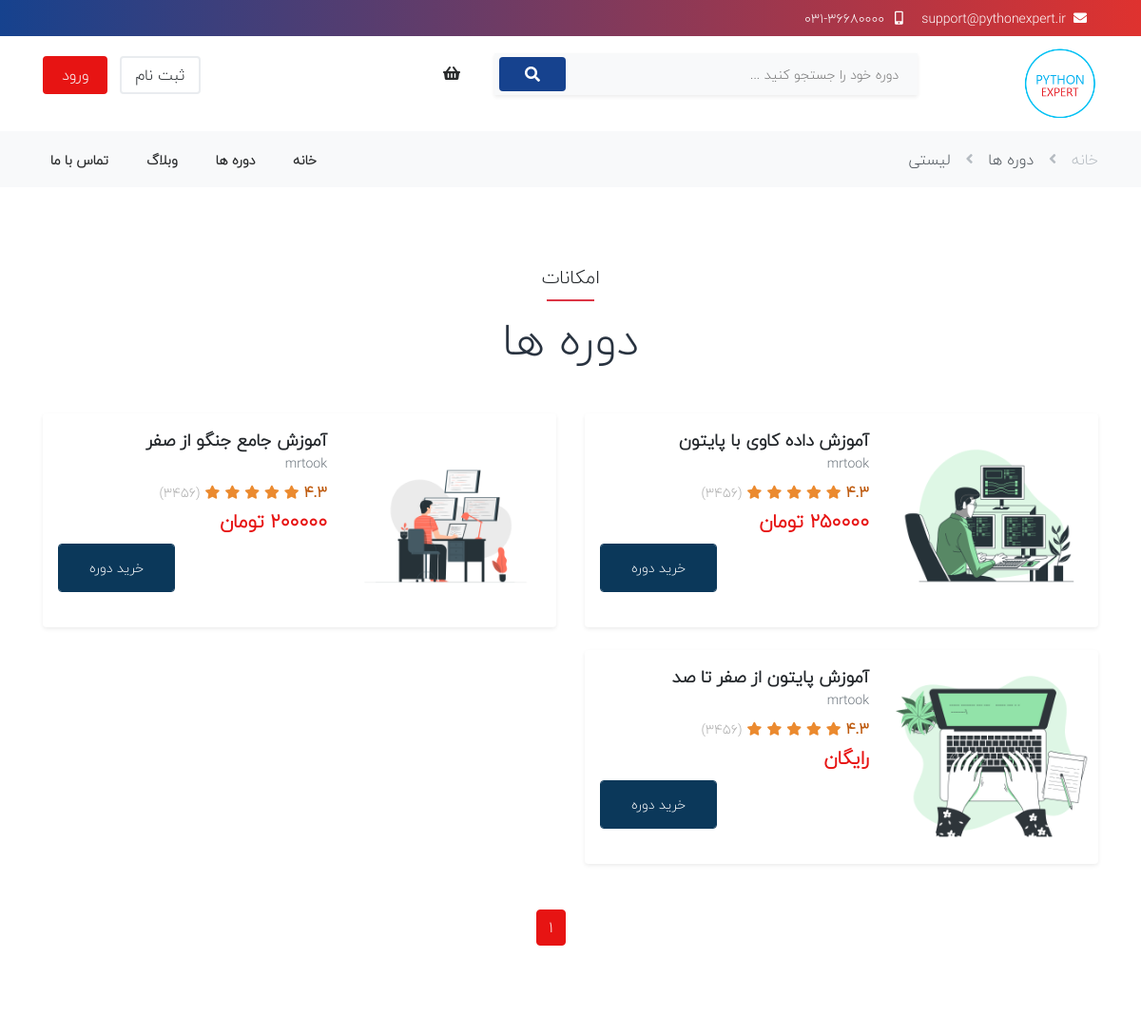
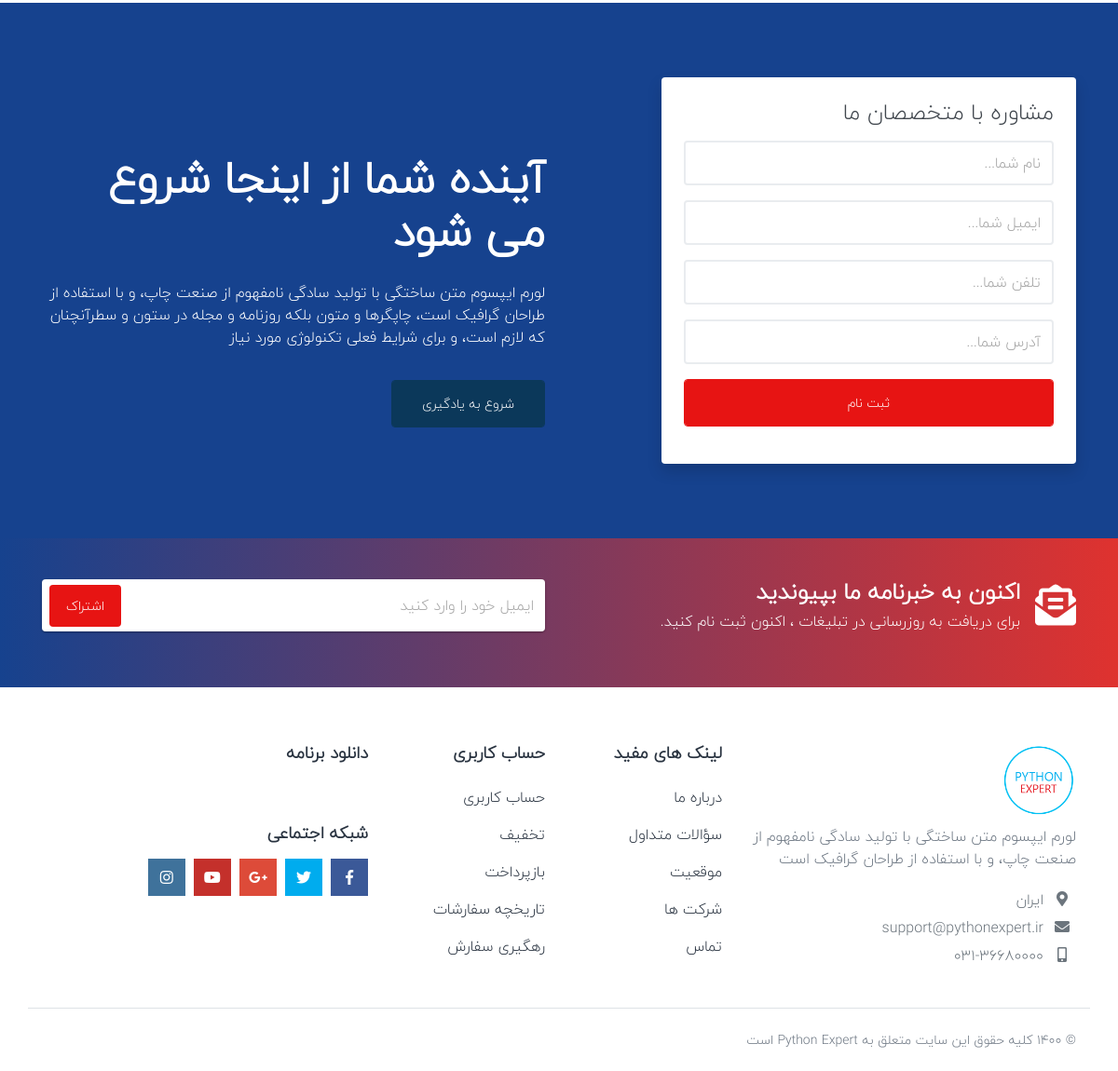
Screenshot of /courses with the database file from the repository (2 pictures, top to bottom).
### courses/models.py (models this page shows, shortened)
class Course(models.Model):
    owner = models.ForeignKey(settings.AUTH_USER_MODEL, related_name='courses_created', on_delete=models.CASCADE,
                              verbose_name='مدرس')
    title = models.CharField(max_length=200)
    price = models.IntegerField(null=True)
    image = models.ImageField(upload_to=upload_image_path, null=True)
    slug = models.SlugField(max_length=200, unique=True, allow_unicode=True)
    overview = models.TextField()
    created = models.DateTimeField(auto_now_add=True)
    students = models.ManyToManyField(settings.AUTH_USER_MODEL, related_name='courses_joined', blank=True)
    category = models.ManyToManyField(Category)
    active = models.BooleanField(default=False, null=True)
    time = models.TextField(null=True)
    objects = CourseManager()
    class Meta:
        ordering = ('-created',)
        verbose_name_plural = 'دوره ها'
        verbose_name = 'دوره'
    def get_absolute_url(self):
        return f"/course/{self.id}/{self.slug}"

### courses/views.py (the view)
# urls.py: path('courses', Courses.as_view()),
class Courses(ListView):
    template_name = 'courses/courses_list.html'
    paginate_by = 6
    def get_queryset(self):
        return Course.objects.get_active_couses()

### courses/models.py (called while the page is built)
    def get_active_couses(self):
        return self.get_queryset().filter(active=True)

### courses/templates/courses/courses_list.html (shortened to what this page needs)
{% extends 'shared/_MainLayout.html' %}
{% load static %}
{% block content %}
    <header class="header">
        <div class="base-header">
            <div class="top-header">
                <div class="container">
                    <div class="row">
                        <div class="col-5 col-md-8 col-lg-6">
                            <div class="top-header-info-left"><span class="top-email"><i
                                    class="fas fa-envelope mr-1"></i>support@pythonexpert.ir </span> <span
                                    class="top-phone ml-2"><i class="fas fa-mobile-alt mr-1"></i>031-36680000</span>
                            </div>
                        </div>
                    </div>
                </div>
            </div>
            <div class="middle-header bg-white">
                <div class="container">
                    <div class="row">
                        <div class="col-12 col-md-4 col-lg-2">
                            <div class="logo-brand">
                                <a href="/">
                                    <img style="width: 80px;height: 80px" src="{% static 'img/python_expert.png' %}"
                                         alt="">
                                </a>
                            </div>
                        </div>
                        <div class="col-12 col-md-8 col-lg-5">
                            <div class="nav-search">
                                {% include 'shared/search_input_component.html' %}
                            </div>
                        </div>
                        <div class="col-12 col-md-12 col-lg-5">
                            <div class="group-icon-header">
                                <div class="cart"><a href=""><i class="fas fa-shopping-basket"></i>
                                </a>
                                </div>
                            </div>
                            {% if not request.user.is_authenticated %}
                                <div class="group-btn-header"><a href="/register" class="btn-resgiter ml-2">ثبت نام</a>
                                    <a href="/login" class="btn-login ">ورود</a>
                                </div>
                            {% else %}
                                <div class="group-btn-header"><a href="/logout" class="btn-resgiter ml-2"> خروج</a>
                                </div>
                            {% endif %}
                        </div>
                    </div>
                </div>
            </div>
            <div class="bottom-header bg-light">
                <div class="container">
                    <div class="row">
                        <div class="col-md-12 col-lg-4">
                            <div class="page-breadcrumb">
                                <ol class="breadcrumb">
                                    <li class="breadcrumb-item"><a href="#">خانه</a>
                                    </li>
                                    <li class="breadcrumb-item"><a href="#"><i class="fas fa-angle-left"></i></a>
                                    </li>
                                    <li class="breadcrumb-item active"><a href="#"><i class="fas fa-angle-left"></i></a>
                                    </li>
                                </ol>
                            </div>
                        </div>
                        <div class="col-lg-8">
                            <div class="block-navigation float-left">
                                <nav class="navbar navbar-expand-lg">
                                    <ul class="navbar-nav">
                                        <li class="nav-item"><a class="nav-link" href="/">خانه</a>
                                        </li>
                                        <li class="nav-item"><a class="nav-link" href="/courses">دوره ها </a>
                                        </li>
                                        <li class="nav-item"><a class="nav-link" href="/blog">وبلاگ </a>
                                        </li>
                                        <li class="nav-item"><a class="nav-link" href="/contact-us">تماس با ما</a>
                                        </li>
                                    </ul>
                                </nav>
                            </div>
                        </div>
                    </div>
                </div>
            </div>
        </div>
    </header>
    <div class="wrapper-page">
        <div class="content-page">
            <div class="list-courses-section">
                <div class="title-page text-center">
                    <div class="container">
                        <div class="row">
                            <div class="col-md-12">
                                <h4>امکانات</h4>
                                <hr class="line-title">
                                <h1>دوره ها</h1>
                            </div>
                        </div>
                    </div>
                </div>
                <div class="gr-card-courses-list">
                    <div class="container">
                        <div class="row">
                            {% for course in page_obj %}
                                {% include 'courses/course_list_component.html' with course=course %}
                            {% endfor %}
                            <div class="blog-pagination">
                                <nav>
                                    <ul class="pagination justify-content-center">
                                        {% for page in paginator.page_range %}
                                            {% if page == page_obj.number %}
                                                <li class="page-item active"><a class="page-link"
                                                                                href="?page={{ page }}">{{ page }}</a>
                                                </li>
                                            {% else %}
                                                <li class="page-item"><a class="page-link"
                                                                         href="?page={{ page }}">{{ page }}</a>
                                                </li>
                                            {% endif %}
                                        {% endfor %}
                                    </ul>
                                </nav>
                            </div>
                        </div>
                    </div>
                </div>
            </div>
            <div class="register-now">
                <div class="container">
                    <div class="row">
                        <div class="col-lg-5">
                            <div class="base-form-resgister-now px-4 py-4">
                                <h3 class="mb-3">مشاوره با متخصصان ما</h3>
                                <div class="form-group">
                                    <input type="text" class="form-control" placeholder="نام شما...">
                                </div>
                                <div class="form-group">
                                    <input type="email" class="form-control" placeholder="ایمیل شما...">
                                </div>
                                <div class="form-group">
                                    <input type="text" class="form-control" placeholder="تلفن شما...">
                                </div>
                                <div class="form-group">
                                    <input type="text" class="form-control" placeholder="آدرس شما...">
                                </div>
                                <button type="submit" class="btn btn-fill-primary mt-3 mb-3">ثبت نام</button>
                            </div>
                        </div>
                        <div class="col-lg-6 offset-lg-1">
                            <div class="content-register-now">
                                <h1>آینده شما از اینجا شروع می شود</h1>
                                <p>لورم ایپسوم متن ساختگی با تولید سادگی نامفهوم از صنعت چاپ، و با استفاده از طراحان
                                    گرافیک است، چاپگرها و متون بلکه روزنامه و مجله در ستون و سطرآنچنان که لازم است، و
                                    برای شرایط فعلی تکنولوژی مورد نیاز</p>
                                <div class="group-button-res-now mt-4"><a href="/courses"
                                                                          class="btn btn-fill-secondary ml-2">شروع به
                                    یادگیری</a>
                                </div>
                            </div>
                        </div>
                    </div>
                </div>
                <div class="area">
                    <ul class="circles">
                    </ul>
                </div>
            </div>
        </div>
    </div>
{% endblock %}

### courses/templates/courses/course_list_component.html (shortened to what this page needs)
<div class="col-lg-6">
    <div class="card card-courses-list border-0 shadow-sm">
        <div class="row no-gutters">
            <div class="col-md-5 col-lg-5">
                <div class="images-card-courses">
                    <img src="{{ course.image.url }}" class="card-img-top img-fluid"
                         alt="...">
                </div>
            </div>
            <div class="col-md-7 col-lg-7">
                <div class="content-card-courses px-3 py-3">
                    <span class="name-courses">{{ course.title }}</span>
                    <span class="teacher-courses mb-2">{{ course.owner }}</span>
                    <span class="rank-courses">
                                                    <i class="fas fa-star"></i>
                                                    <i class="fas fa-star"></i>
                                                    <i class="fas fa-star"></i>
                                                    <i class="fas fa-star"></i>
                                                    <i class="fas fa-star"></i>
                                                    <b>(3456)</b>
                                                </span>
                    <div class="price-courses mt-1 mb-2">
                        {% if course.price != 0 %}
                            <span class="price-main">{{ course.price }} تومان</span>
                        {% else %}
                            <span class="price-main">رایگان</span>
                        {% endif %}
                    </div>
                    <a href="{{ course.get_absolute_url }}" class="btn btn-fill-secondary float-left">خرید دوره</a>
                </div>
            </div>
        </div>
    </div>
</div>

### rows the page displays
Course: image (picture), title "آموزش داده کاوی با پایتون", owner "mrtook"
Course: image (picture), title "آموزش جامع جنگو از صفر", owner "mrtook", price "200000"
Course: image (picture), title "آموزش پایتون از صفر تا صد", owner "mrtook", price "رایگان"

### other values shown
{{ page }} "1"
